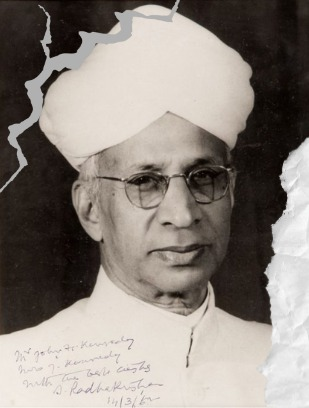
#> input picture WhatsApp Image 2024-10-26 at 11.22.42_07ceb9ef.jpg, 309 x 408 px
$ python cracks_restoration.py
#> lines starting #> are read from the running program, lines starting #| are printed output that depends on the picture; after the words box and inside, x2 and y2 are one past the last pixel; in counts of white or black regions, pixels touching at a corner belong together
#> the answer given: WhatsApp Image 2024-10-26 at 11.22.42_07ceb9ef.jpg
import cv2
import numpy as np

# Function to load and restore the damaged image
def restore_image(image_path):
    # Load the damaged photo
    image = cv2.imread(image_path)
#> image is the input picture: shape (408, 309, 3); mean B, G, R 126.7, 133.4, 141

    # Check if the image was loaded successfully
    if image is None:
        print("Error: Unable to load image. Please check the path.")
        return

    # Show the original damaged photo
    cv2.imshow('Original Damaged Photo', image)
    cv2.waitKey(0)

    # Convert to grayscale
    gray = cv2.cvtColor(image, cv2.COLOR_BGR2GRAY)

    # Apply Canny edge detection to find cracks
    edges = cv2.Canny(gray, threshold1=100, threshold2=200)
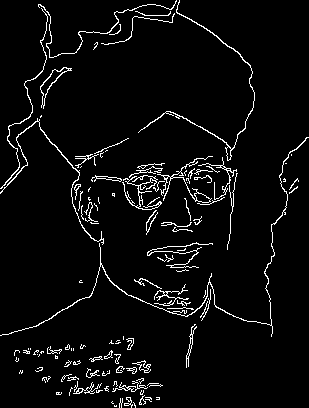
#> edges: shape (408, 309); 4.6% white in thin lines or dots

    # Check if edges were detected
    if edges is None:
        print("Error: No edges detected.")
        return

    # Dilate edges to make a thicker mask
    kernel = np.ones((5, 5), np.uint8)
    dilated_edges = cv2.dilate(edges, kernel, iterations=1)
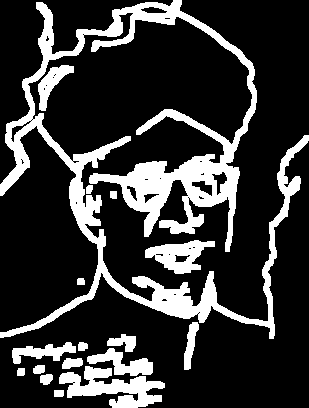
#> dilated_edges: shape (408, 309); 21.1% white; 17 white regions, largest, box (x1, y1, x2, y2) and area: (0, 0, 309, 339) 19508, (59, 366, 165, 408) 2216, (145, 240, 215, 274) 1257

    # Invert the mask to use it for inpainting
    mask = cv2.bitwise_not(dilated_edges)

    # Inpaint the image using the mask
    restored = cv2.inpaint(image, mask, inpaintRadius=3, flags=cv2.INPAINT_TELEA)
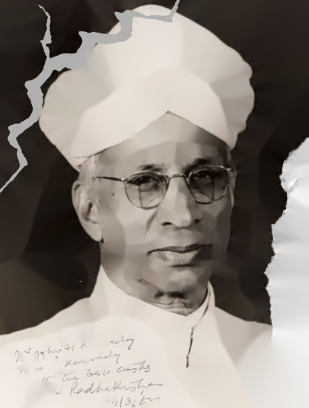
#> restored: shape (408, 309, 3); mean B, G, R 125.7, 132.6, 140.1

    # Show results
    cv2.imshow('Detected Cracks', dilated_edges)
    cv2.imshow('Restored Image', restored)

    # Wait for a key press and then close all windows
    cv2.waitKey(0)
    cv2.destroyAllWindows()

# Main code execution
if __name__ == "__main__":
    # Ask the user for the damaged image path
    image_path = input("Enter the path to the damaged image: ")
    restore_image(image_path)
